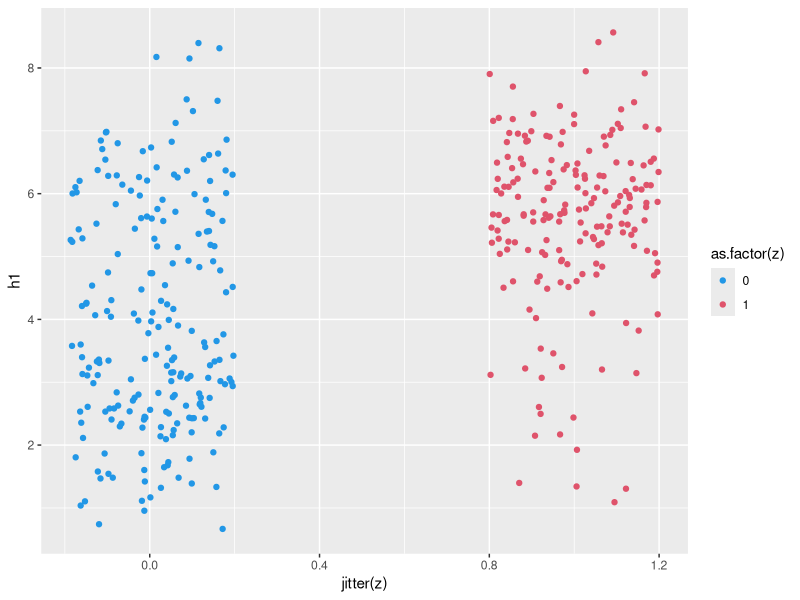
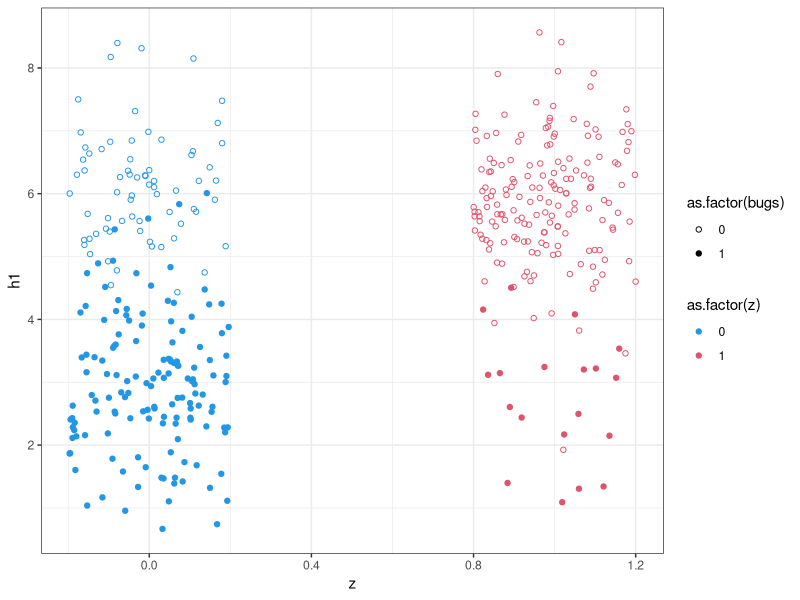
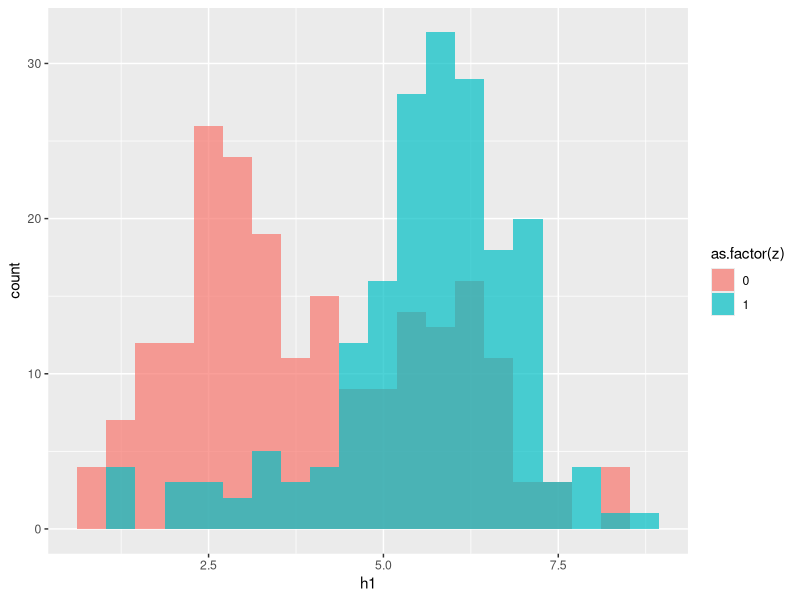
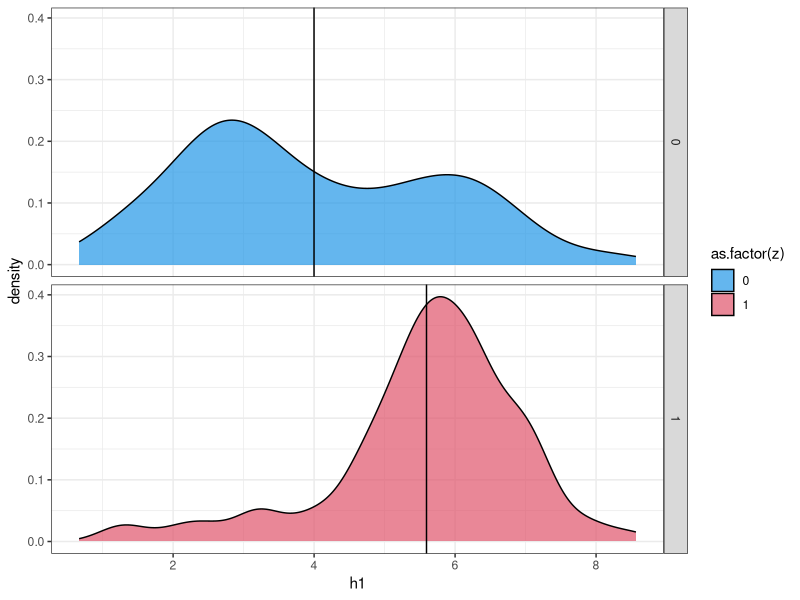
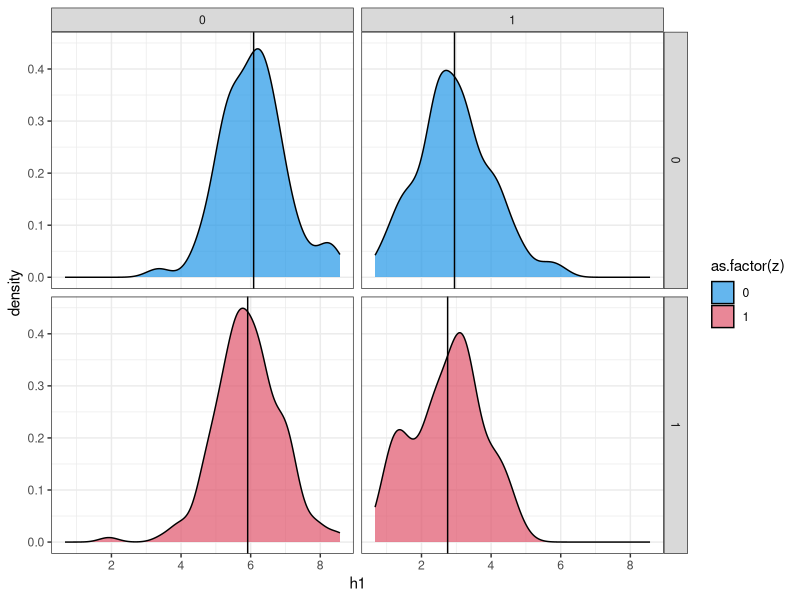

These charts were generated, in order, by the following R code:
## ---- chunk 1
knitr::opts_chunk$set(echo = TRUE)
library(tidyverse)

## ---- chunk 2
# simulate data
set.seed(2)
N <- 400
z <- rbinom(N, 1, .5)
bugs1 <- rbinom( N , size=1 , prob=.1 )
bugs0 <- rbinom( N , size=1 , prob=0.6)

y0 <- 6 -3*bugs0 + rnorm(N)
y1 <- 6 -3*bugs1 + rnorm(N)
h1 <- ifelse(z ==1, y1, y0)
bugs <- ifelse(z ==1, bugs1, bugs0)
d <- data.frame(h1, z, bugs)
mean(y1 - y0)



## ---- chunk 3
# plot treatment and control 
ggplot(d, aes(jitter(z), h1, col = as.factor(z))) + 
  geom_point() + 
  scale_color_manual(values = c(4, 2)) 

# plot treatment and control  with bugs post treatment
ggplot(d, aes(jitter(z), h1, col = as.factor(z), shape = as.factor(bugs))) + 
  geom_point() + 
  scale_color_manual(values = c(4, 2)) + 
  scale_shape_manual(values = c(1, 19)) + 
  theme_bw() + 
  labs(x = 'z')

## ---- chunk 4
# analyses
ggplot(d, aes(h1, fill = as.factor(z))) + 
  geom_histogram(position = 'identity', alpha = .7, bins = 20) 

# correct ananlysis no post treatment
d %>% 
  group_by(z) %>% 
  mutate(mean = mean(h1))%>% 
ggplot(aes(h1, fill = as.factor(z))) + 
  geom_density(alpha = .7) + 
  scale_fill_manual(values = c(4, 2)) + theme_bw() + 
  geom_vline(aes(xintercept = mean)) + 
  facet_grid(z~.)

lm(h1~z, d)

# incorrect includes post treatment
d %>% 
  group_by(z, bugs) %>% 
  mutate(mean = mean(h1))%>% 
ggplot(aes(h1, fill = as.factor(z))) + 
  geom_density(alpha = .7) + 
  scale_fill_manual(values = c(4, 2)) + theme_bw() + 
  geom_vline(aes(xintercept = mean)) + 
  facet_grid(z~bugs)

summary(lm(h1~z + bugs, d))



